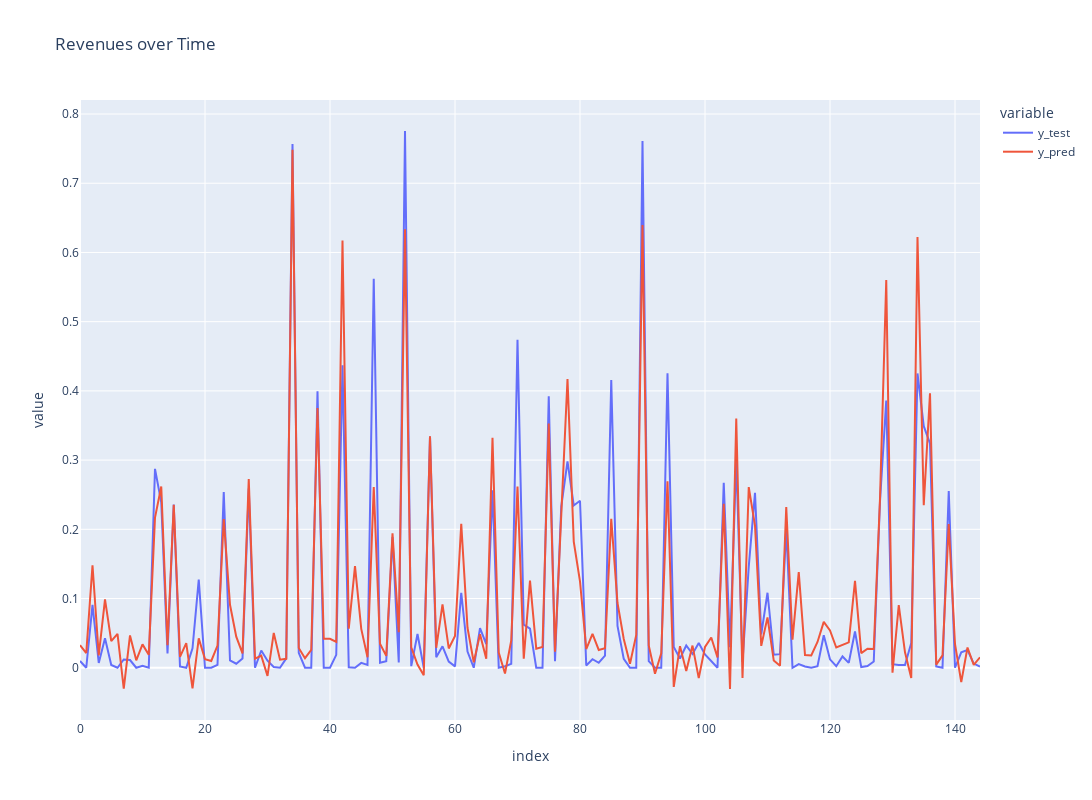

The cell this chart's notebook holds for it:
### Code cell
fig = px.line( y=[y_test,y_pred],  title="Revenues over Time")

fig.update_layout(
    autosize=False,
    width=1600,
    height=800,)

fig.for_each_trace(lambda t: t.update(name = {
        "wide_variable_0": "y_test", 
        "wide_variable_1": "y_pred"
        }[t.name]))

fig.show()

### Figure 1 — Plotly figure (JSON) as saved in the notebook; plotly's stock layout.template omitted (floating-point values rounded to 4 significant figures; data arrays with more than 128 entries replaced by an {"elided": "..."} marker saying what was removed)
{"data": [{"hovertemplate": "variable=wide_variable_0<br>index=%{x}<br>value=%{y}<extra></extra>", "legendgroup": "wide_variable_0", "line": {"color": "#636efa", "dash": "solid"}, "marker": {"symbol": "circle"}, "mode": "lines", "name": "y_test", "orientation": "v", "showlegend": true, "type": "scatter", "x": {"elided": "145 int values"}, "xaxis": "x", "y": {"elided": "145 float values"}, "yaxis": "y"}, {"hovertemplate": "variable=wide_variable_1<br>index=%{x}<br>value=%{y}<extra></extra>", "legendgroup": "wide_variable_1", "line": {"color": "#EF553B", "dash": "solid"}, "marker": {"symbol": "circle"}, "mode": "lines", "name": "y_pred", "orientation": "v", "showlegend": true, "type": "scatter", "x": {"elided": "145 int values"}, "xaxis": "x", "y": {"elided": "145 float values"}, "yaxis": "y"}], "layout": {"autosize": false, "height": 800, "legend": {"title": {"text": "variable"}, "tracegroupgap": 0}, "title": {"text": "Revenues over Time"}, "width": 1600, "xaxis": {"anchor": "y", "domain": [0, 1], "title": {"text": "index"}}, "yaxis": {"anchor": "x", "domain": [0, 1], "title": {"text": "value"}}}}
